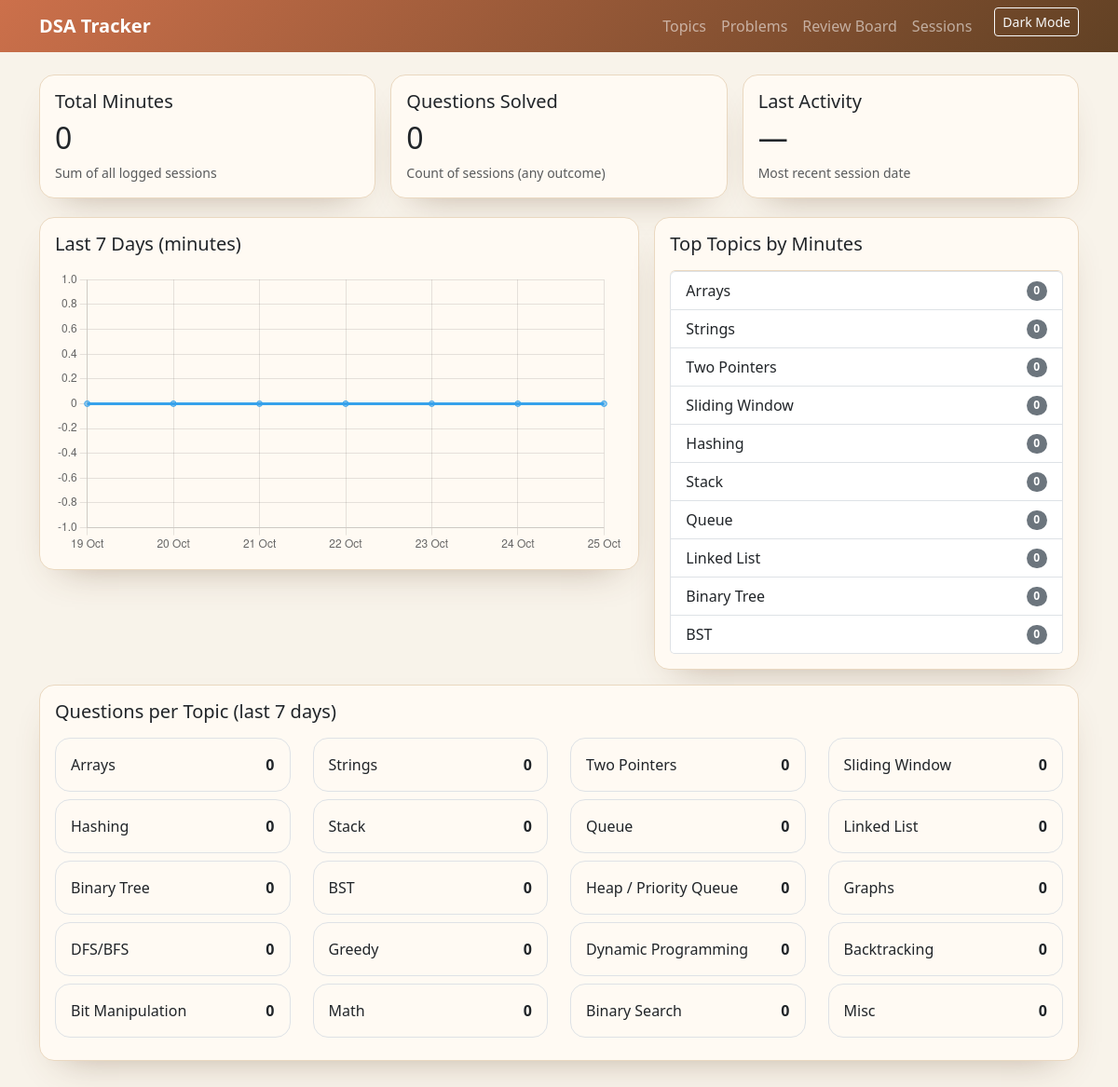
The page / on the database its author committed.
### models.py (models this page shows)
class Topic(db.Model):
    __tablename__ = "topics"
    id = db.Column(db.Integer, primary_key=True)
    name = db.Column(db.String(120), unique=True, nullable=False)
    goal_questions = db.Column(db.Integer, default=0)
    goal_minutes = db.Column(db.Integer, default=0)
    description = db.Column(db.Text, default="")
    problems = db.relationship("Problem", backref="topic", lazy=True, cascade="all, delete-orphan")
    sessions = db.relationship("Session", backref="topic", lazy=True, cascade="all, delete-orphan")

### app.py (the view)
@app.route('/')
def index():
    total_minutes = db.session.query(func.coalesce(func.sum(Session.duration_minutes), 0)).scalar() or 0
    total_questions = db.session.query(func.count(Session.id)).scalar() or 0
    latest_date = db.session.query(func.max(Session.date)).scalar()
    last7 = date.today() - timedelta(days=6)
    per_topic_qs = db.session.query(Topic.name, func.count(Session.id)).join(Session, Session.topic_id==Topic.id, isouter=True)        .filter((Session.date>=last7) | (Session.date.is_(None))).group_by(Topic.id).all()
    topic_minutes = db.session.query(Topic.name, func.coalesce(func.sum(Session.duration_minutes), 0))        .join(Session, Session.topic_id==Topic.id, isouter=True)        .group_by(Topic.id).order_by(func.sum(Session.duration_minutes).desc()).limit(10).all()
    days = [last7 + timedelta(days=i) for i in range(7)]
    day_labels = [d.strftime("%d %b") for d in days]
    day_minutes = []
    for d in days:
        minutes = db.session.query(func.coalesce(func.sum(Session.duration_minutes), 0)).filter(Session.date==d).scalar() or 0
        day_minutes.append(minutes)
    return render_template('index.html',
                           total_minutes=total_minutes,
                           total_questions=total_questions,
                           latest_date=latest_date,
                           per_topic_qs=per_topic_qs,
                           topic_minutes=topic_minutes,
                           day_labels=day_labels,
                           day_minutes=day_minutes)

### templates/index.html
{% extends 'base.html' %}
{% block content %}
<div class="row g-3">
  <div class="col-md-4">
    <div class="card p-3">
      <h5>Total Minutes</h5>
      <h2>{{ total_minutes }}</h2>
      <small class="text-muted">Sum of all logged sessions</small>
    </div>
  </div>
  <div class="col-md-4">
    <div class="card p-3">
      <h5>Questions Solved</h5>
      <h2>{{ total_questions }}</h2>
      <small class="text-muted">Count of sessions (any outcome)</small>
    </div>
  </div>
  <div class="col-md-4">
    <div class="card p-3">
      <h5>Last Activity</h5>
      <h2>{{ latest_date or '—' }}</h2>
      <small class="text-muted">Most recent session date</small>
    </div>
  </div>
</div>
<div class="row g-3 mt-1">
  <div class="col-md-7">
    <div class="card p-3">
      <h5 class="mb-3">Last 7 Days (minutes)</h5>
      <canvas id="minutesChart"></canvas>
    </div>
  </div>
  <div class="col-md-5">
    <div class="card p-3">
      <h5 class="mb-3">Top Topics by Minutes</h5>
      <ul class="list-group">
        {% for name, mins in topic_minutes %}
          <li class="list-group-item d-flex justify-content-between align-items-center">
            {{ name }}
            <span class="badge bg-secondary rounded-pill">{{ mins or 0 }}</span>
          </li>
        {% endfor %}
      </ul>
    </div>
  </div>
</div>
<div class="card p-3 mt-3">
  <h5 class="mb-3">Questions per Topic (last 7 days)</h5>
  <div class="row">
    {% for name, count in per_topic_qs %}
      <div class="col-6 col-md-3 mb-2">
        <div class="p-3 border rounded-4 d-flex justify-content-between">
          <span>{{ name }}</span>
          <span class="fw-bold">{{ count or 0 }}</span>
        </div>
      </div>
    {% endfor %}
  </div>
</div>
<script>
  const labels = {{ day_labels|tojson }};
  const data = {{ day_minutes|tojson }};
  const ctx = document.getElementById('minutesChart');
  new Chart(ctx, {
    type: 'line',
    data: {
      labels: labels,
      datasets: [{
        label: 'Minutes',
        data: data,
        tension: 0.3
      }]
    },
    options: {
      responsive: true,
      plugins: { legend: { display: false } }
    }
  });
</script>
{% endblock %}

### templates/base.html (shortened to what this page needs)
<!doctype html>
<html lang="en">
<head>
  <link rel="stylesheet" href="https://cdn.jsdelivr.net/npm/bootstrap@5.3.3/dist/css/bootstrap.min.css">
</head>
<body>
<nav class="navbar navbar-dark bg-primary navbar-expand-lg mb-4">
  <div class="container">
    <a class="navbar-brand" href="{{ url_for('index') }}">DSA Tracker</a>
    <ul class="navbar-nav ms-auto">
      <li class="nav-item"><a class="nav-link" href="{{ url_for('topics_list') }}">Topics</a></li>
      <li class="nav-item"><a class="nav-link" href="{{ url_for('problems_list') }}">Problems</a></li>
      <li class="nav-item"><a class="nav-link" href="{{ url_for('reviews_board') }}">Review Board</a></li>
      <li class="nav-item"><a class="nav-link" href="{{ url_for('sessions_list') }}">Sessions</a></li>
      <li class="nav-item ms-3">
        <button class="btn btn-sm btn-outline-light" id="theme-toggle" type="button">Dark Mode</button>
      </li>
    </ul>
  </div>
</nav>
<div class="container">
  {% block content %}{% endblock %}
</div>
</body>
</html>

### templates/base.html (style rules this page uses)
html[data-bs-theme='light'] { --brand-primary: #CC704B; --brand-primary-alt: #614124; --brand-accent: #9FC088; --brand-highlight: #E8C07D; --brand-surface: #f8f3ea; --brand-card: #fffaf3; --brand-border: #ead8c0; --brand-table-alt: rgba(159, 192, 136, 0.16); --text-strong: #3b2f23; }
body { padding-bottom: 60px; background-color: var(--dynamic-surface, var(--brand-surface)); color: var(--text-strong); transition: background-color 0.3s ease, color 0.3s ease; }
.navbar-brand { font-weight: 700; }
.card { border-radius: 1rem; background-color: var(--brand-card); border-color: var(--brand-border); box-shadow: 0 18px 40px -24px rgba(97, 65, 36, 0.45); transition: background-color 0.3s ease, border-color 0.3s ease, box-shadow 0.3s ease; }
nav.navbar { background: linear-gradient(135deg, var(--brand-primary), var(--brand-primary-alt)) !important; }

### rows shown on the page
Topic: name "Arrays", mins "0", count "0"
Topic: name "Strings", mins "0", count "0"
Topic: name "Two Pointers", mins "0", count "0"
Topic: name "Sliding Window", mins "0", count "0"
Topic: name "Hashing", mins "0", count "0"
Topic: name "Stack", mins "0", count "0"
Topic: name "Queue", mins "0", count "0"
Topic: name "Linked List", mins "0", count "0"
Topic: name "Binary Tree", mins "0", count "0"
Topic: name "BST", mins "0", count "0"
Topic: name "Heap / Priority Queue", count "0"
Topic: name "Graphs", count "0"
Topic: name "DFS/BFS", count "0"
Topic: name "Greedy", count "0"
Topic: name "Dynamic Programming", count "0"
Topic: name "Backtracking", count "0"
Topic: name "Bit Manipulation", count "0"
Topic: name "Math", count "0"
Topic: name "Binary Search", count "0"
Topic: name "Misc", count "0"

### other values the page prints
{{ total_minutes }} "0"
{{ total_questions }} "0"
{{ latest_date or '—' }} "—"
chart data {{ day_minutes|tojson }} [0, 0, 0, 0, 0, 0, 0]
